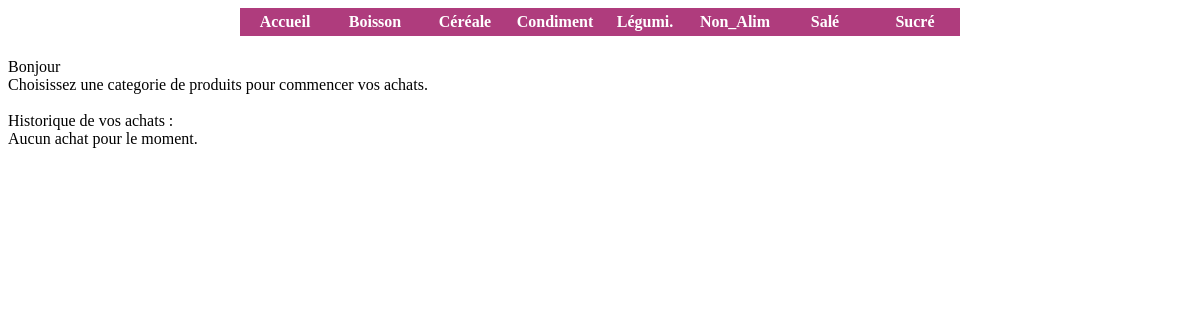
Page /inde_1achatsAdherent.php on the committed database.
### tables this page shows
CREATE TABLE IF NOT EXISTS `_inde_CATEGORIES` (
  `ID_CATEGORIE` smallint(6) NOT NULL auto_increment,
  `NOM` varchar(32) NOT NULL,
  `ID_CAT_SUP` smallint(6) default NULL,
  `SOUS_CATEGORIES` tinyint(4) NOT NULL default '0',
  `VISIBLE` tinyint(4) NOT NULL default '1',
  PRIMARY KEY  (`ID_CATEGORIE`)
);

### inde_fonctionsCAT.php (called while the page is built, shortened)
<?php
	function SelectionListeCategoriesMenu()
	{
		$connexion = ConnexionBDD_CAT();
		$compteur = 0;
		$visible = 1;
		$result = mysql_query("SELECT ID_CATEGORIE, NOM, ID_CAT_SUP, SOUS_CATEGORIES FROM _inde_CATEGORIES WHERE VISIBLE = '$visible' ORDER BY NOM");
		while ( $row = mysql_fetch_array($result))
		{
			$ligne['ID_CATEGORIE'] = $row[0];
			$ligne['NOM'] = $row[1];
			$ligne['ID_CAT_SUP'] = $row[2];
			$ligne['SOUS_CATEGORIES'] = $row[3];
			$listeCategories[$compteur] = $ligne;
			$compteur++;
		}
		return $listeCategories;
	}
?>

### inde_menuAchats.php (the view, shortened to what this page needs)
<!DOCTYPE html>
<html>
    <head>
		<link rel="stylesheet" href="inde_menuAchats.css" />
    </head>
	<?php
	require("inde_fonctionsCAT.php");
	$listeCategories = SelectionListeCategoriesMenu();
	?>
    <body>
		<div id="menu">
			<ul>
				<li><a href="inde_menu0.php">Accueil</a></li>
				<?php
				foreach ($listeCategories as $tableau)
				{
					if(($tableau['SOUS_CATEGORIES'] == '0') && (empty($tableau['ID_CAT_SUP'])))
					{
						?>
						<li><a href="inde_1listeRefCategorie.php?idCategorie=<?php echo $tableau['ID_CATEGORIE']; ?>"><?php echo $tableau['NOM'];?></a></li>
						<?php
					}
					else if($tableau['SOUS_CATEGORIES'] != '0')
					{
						?>
						<li><a href="#"><?php echo $tableau['NOM']; ?></a>
						</li>
						<?php
					}
				}
				?>
			</ul>
		</div>
	</body>
</html>

### inde_menuAchats.css (style rules this page uses)
#menu ul { margin:0; padding:0; list-style-type:none; text-align:center; }
#menu li { float:left; margin:auto; padding:0; background-color:#AF3C7D; }
#menu li a { display:block; width:80px; color:white; font-weight:bold; text-decoration:none; padding:5px; }

### rows in the picture
_inde_categories: NOM "Boisson"
_inde_categories: NOM "Céréale"
_inde_categories: NOM "Condiment"
_inde_categories: NOM "Légumi."
_inde_categories: NOM "Non_Alim"
_inde_categories: NOM "Salé"
_inde_categories: NOM "Sucré"
